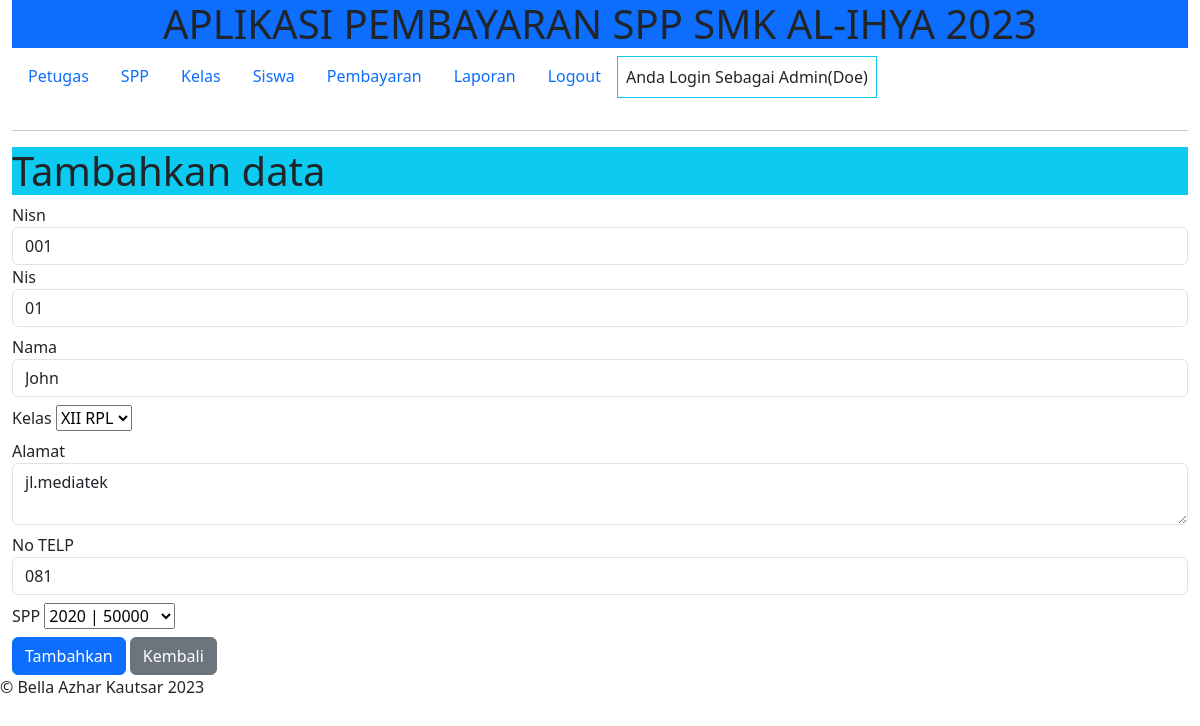
Screenshot of /index.php?page=edit_siswa&id=001 (signed in) with the database file from the repository.
### tables this page shows
CREATE TABLE `siswa` (
  `nisn` char(10) NOT NULL,
  `nis` char(8) NOT NULL,
  `nama` varchar(32) NOT NULL,
  `id_kelas` int(11) NOT NULL,
  `alamat` text NOT NULL,
  `no_telp` varchar(13) NOT NULL,
  `id_spp` int(11) NOT NULL
);

CREATE TABLE `kelas` (
  `id_kelas` int(11) NOT NULL,
  `nama_kelas` varchar(50) NOT NULL,
  `kompetensi_keahlian` varchar(32) NOT NULL
);

CREATE TABLE `spp` (
  `id_spp` int(11) NOT NULL,
  `tahun` int(11) NOT NULL,
  `nominal` int(11) NOT NULL
);

### admin/edit_siswa.php (the view, shortened to what this page needs)
<?php
$querysiswa = $db->query("SELECT * FROM siswa,spp,kelas WHERE siswa.id_kelas = kelas.id_kelas AND siswa.id_spp = spp.id_spp AND siswa.nisn = '$_GET[id]'")->fetch_assoc();
?>
<h1 class="bg-info">Tambahkan data</h1>
<form method="post">
	<div class="form-group mb2">
		<label>Nisn</label>
		<input type="number" name="nisn" placeholder="Nisn" value="<?= $querysiswa['nisn'] ?>" required class="form-control" readonly>
	</div>
	<div class="form-group mb-2">
		<label>Nis</label>
		<input type="number" name="nis" placeholder="Nis" value="<?= $querysiswa['nis'] ?>" required class="form-control">
	</div>
	<div class="form-group mb-2">
		<label>Nama</label>
		<input type="text" name="nama" placeholder="Nama Lengkap" value="<?= $querysiswa['nama'] ?>" required class="form-control">
	</div>
	<div class="form-group mb-2">
		<label>Kelas</label>
		<select name="kelas" required>
			<option value="<?= $querysiswa['id_kelas'] ?>"><?= $querysiswa['nama_kelas'], ' ', $querysiswa['kompetensi_keahlian'] ?></option>
		</select>
	</div>
	<div class="form-group mb-2">
		<label>Alamat</label>
		<textarea type="text" name="alamat" placeholder="Alamat lengkap" required class="form-control" value="<?= $querysiswa['alamat'] ?>"><?= $querysiswa['alamat'] ?></textarea>
	</div>
	<div class="form-group mb-2">
		<label>No TELP</label>
		<input type="number" name="no_telp" placeholder="No telpon" value="<?= $querysiswa['no_telp'] ?>" required class="form-control">
	</div>
	<div class="form-group mb-2">
		<label>SPP</label>
		<select name="spp" required>
			<option value="<?= $querysiswa['id_spp'] ?>"><?= $querysiswa['tahun'], ' | ', $querysiswa['nominal'] ?></option>
		</select>
	</div>
	<button type="submit" name="submit" class="btn btn-primary">Tambahkan</button>
	<a href="?page=siswa" class="btn btn-secondary ml-4">Kembali</a>
</form>

### rows the page displays
siswa: nisn "001", nis "01", nama "John", kelas "XII RPL", alamat "jl.mediatek", no_telp "081", spp "2020 | 50000"

### other values shown
$_SESSION['logname'] "Doe"
